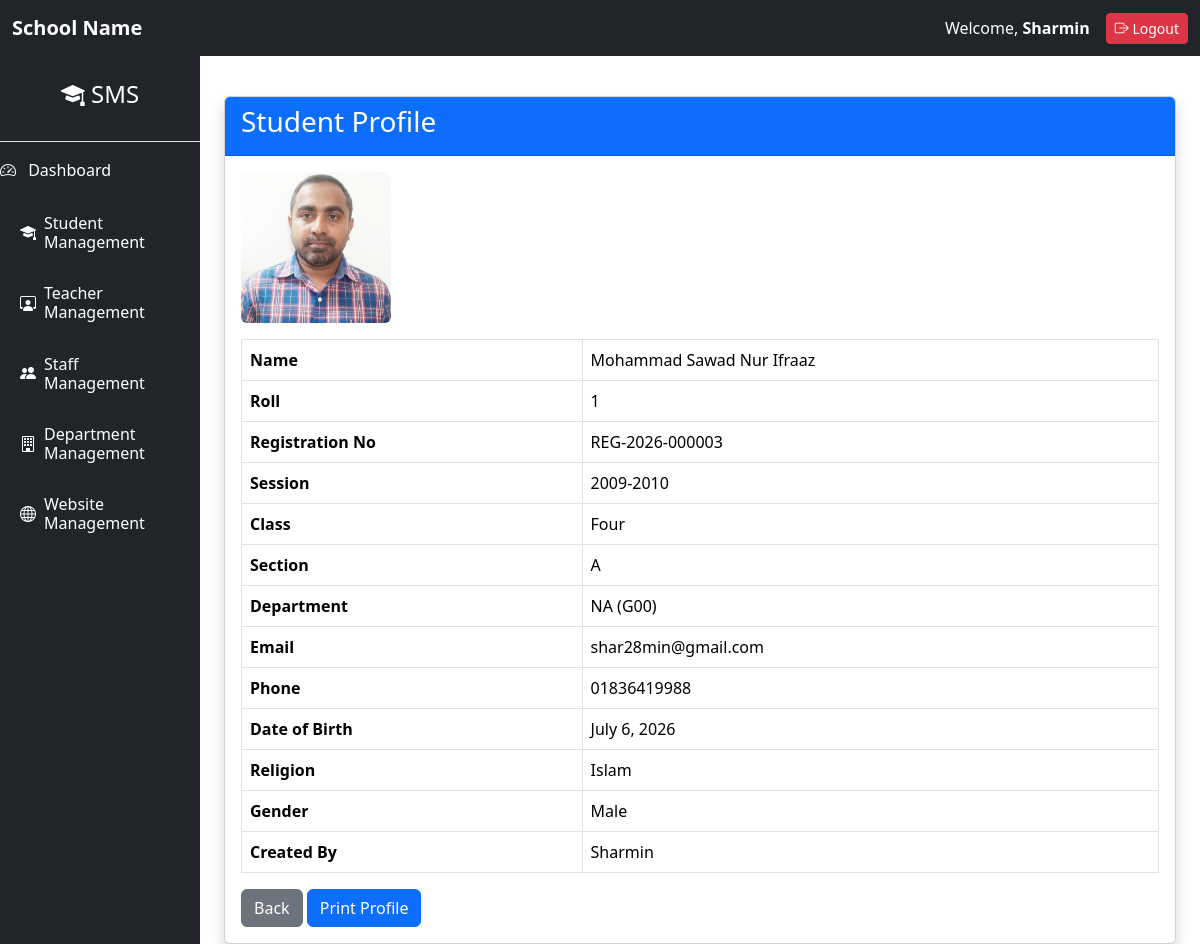
Page /students/detail/3/ (signed in) on the committed database.
### members/models.py (models this page shows, shortened)
class Student(models.Model):
    GENDER_CHOICES = [
        ('Male', 'Male'),
        ('Female', 'Female'),
        ('Other', 'Other'),
    ]
    RELIGION_CHOICES = [
        ('Islam', 'Islam'),
        ('Hindu', 'Hindu'),
        ('Buddhist', 'Buddhist'),
        ('Christian', 'Christian'),
        ('Other', 'Other'),
    ]
    created_by = models.ForeignKey(
    settings.AUTH_USER_MODEL,
    on_delete=models.SET_NULL,
    null=True,
    blank=True,
    )
    name = models.CharField(max_length=100)
    roll = models.PositiveIntegerField(
    blank=True,
    null=True,
    )
    registration_no = models.CharField(
    max_length=30,
    unique=True,
    blank=True,
    )
    student_id = models.CharField(
    max_length=20,
    unique=True,
    blank=True,
    editable=False,
    )
    session = models.ForeignKey(
    Session,
    on_delete=models.PROTECT,
    )
    student_class = models.ForeignKey(
    StudentClass,
    on_delete=models.PROTECT,
    )
    section = models.ForeignKey(
    Section,
    on_delete=models.PROTECT,
    )
    department = models.ForeignKey(
    Department,
    on_delete=models.PROTECT
    )
    email = models.EmailField(
    blank=True,
    null=True,
    )
    phone = models.CharField(max_length=11,
                             validators=[RegexValidator(regex=r'^01[3-9]\d{8}$',
                             message='Enter a valid Bangladeshi phone number.'
                              )
                              ]
                              )
    present_address = models.TextField()
    permanent_address = models.TextField()
    father_name = models.CharField(max_length=150)
    mother_name = models.CharField(max_length=150)
    dob = models.DateField()
    religion = models.CharField(
        max_length=20,
        choices=RELIGION_CHOICES
    )
    gender = models.CharField(
        max_length=10,
        choices=GENDER_CHOICES
    )
    blood_group = models.ForeignKey(
        BloodGroup,
        on_delete=models.PROTECT,
        null=True,
     blank=True,
    )
    nationality = models.CharField(
        max_length=50,
        default="Bangladeshi",
    )
    photo = models.ImageField(
        upload_to='student_images/',
        blank=True,
        null=True
    )
    previous_school = models.CharField(
    max_length=200,
    blank=True,
    )
    guardian_name = models.CharField(
    max_length=150,
    )
    guardian_phone = models.CharField(
    max_length=11,
    validators=[
        RegexValidator(
            regex=r"^01[3-9]\d{8}$",
            message="Enter a valid Bangladeshi phone number."
        )
        ]
    )
    guardian_occupation = models.CharField(
    max_length=100,
    blank=True,
    )
    created_at = models.DateTimeField(
    auto_now_add=True,
    )
    updated_at = models.DateTimeField(
    auto_now=True,
    )
    class Meta:
        constraints = [
            models.UniqueConstraint(
            fields=[
                "session",
                "student_class",
                "section",
                "department",
                "roll",
            ],
            name="unique_student_roll",
        )
        ]

### academics/models.py (models this page shows)
class Session(models.Model):
    name = models.CharField(
        max_length=20,
        unique=True,
    )
    is_active = models.BooleanField(
        default=True,
    )
    class Meta:
        ordering = ["-name"]
    def __str__(self):
        return self.name

class StudentClass(models.Model):
    name = models.CharField(
        max_length=30,
        unique=True,
    )
    order = models.PositiveIntegerField()
    class Meta:
        ordering = ["order"]
    def __str__(self):
        return self.name

class Section(models.Model):
    name = models.CharField(
        max_length=10,
        unique=True,
    )
    class Meta:
        ordering = ["name"]
    def __str__(self):
        return self.name

### departments/models.py (models this page shows)
class Department(models.Model):
    name = models.CharField(
        max_length=100,
        unique=True
    )
    department_code = models.CharField(
        max_length=20,
        unique=True
    )
    created_at = models.DateTimeField(
        auto_now_add=True
    )
    updated_at = models.DateTimeField(
        auto_now=True
    )
    def __str__(self):
        return f"{self.name} ({self.department_code})"

### members/views.py (the view)
# urls.py: path("detail/<int:id>/", views.StudentDetailView.as_view(), name="student_detail"),
class StudentDetailView(LoginRequiredMixin, DetailView):
        model = Student
        template_name = "student_detail.html"
        context_object_name = "student"
        pk_url_kwarg = "id"

### members/templates/student_detail.html
{% extends 'base.html' %}
{% block content %}
<div class="container mt-4">
    <div class="card shadow">
        <div class="card-header bg-primary text-white">
            <h3>Student Profile</h3>
        </div>
        <div class="card-body">
            {% if student.photo %}
                <img src="{{ student.photo.url }}"
                     width="150"
                     class="rounded mb-3">
            {% endif %}
            <table class="table table-bordered">
                <tr>
                    <th>Name</th>
                    <td>{{ student.name }}</td>
                </tr>
                <tr>
                    <th>Roll</th>
                    <td>{{ student.roll }}</td>
                </tr>
                <tr>
                    <th>Registration No</th>
                    <td>{{ student.registration_no }}</td>
                </tr>
                <tr>
                    <th>Session</th>
                    <td>{{ student.session }}</td>
                </tr>
                <tr>
                    <th>Class</th>
                    <td>{{ student.student_class }}</td>
                </tr>
                <tr>
                    <th>Section</th>
                    <td>{{ student.section }}</td>
                </tr>
                <tr>
                    <th>Department</th>
                    <td>{{ student.department }}</td>
                </tr>
                <tr>
                    <th>Email</th>
                    <td>{{ student.email }}</td>
                </tr>
                <tr>
                    <th>Phone</th>
                    <td>{{ student.phone }}</td>
                </tr>
                <tr>
                    <th>Date of Birth</th>
                    <td>{{ student.dob }}</td>
                </tr>
                <tr>
                    <th>Religion</th>
                    <td>{{ student.religion }}</td>
                </tr>
                <tr>
                    <th>Gender</th>
                    <td>{{ student.gender }}</td>
                </tr>
                <tr>
                    <th>Created By</th>
                    <td>{{ student.created_by }}</td>
                </tr>
            </table>
            <a href="{% url 'student_list' %}" class="btn btn-secondary">
                Back
            </a>
            <a href="{% url 'student_print' student.id %}" target="_blank" class="btn btn-primary">
            Print Profile
            </a>
        </div>
    </div>
</div>
{% endblock %}

### core/templates/base.html (shortened to what this page needs)
<!DOCTYPE html>
<html lang="en">
<head>
    <link href="https://cdn.jsdelivr.net/npm/bootstrap@5.3.8/dist/css/bootstrap.min.css"
          rel="stylesheet">
    <link href="https://cdn.jsdelivr.net/npm/bootstrap-icons@1.13.1/font/bootstrap-icons.css"
          rel="stylesheet">
</head>
<body>
<nav class="navbar navbar-dark bg-dark">
    <div class="container-fluid">
        <a class="navbar-brand fw-bold"
           href="{% url 'student_list' %}">
            School Name
        </a>
        <div class="d-flex align-items-center">
            <span class="text-white me-3">
                Welcome,
                <strong>{{ request.user.username }}</strong>
            </span>
            <form action="{% url 'logout' %}" method="POST">
                <button
                    type="submit"
                    class="btn btn-danger btn-sm">
                    <i class="bi bi-box-arrow-right"></i>
                    Logout
                </button>
            </form>
        </div>
    </div>
</nav>
<div class="container-fluid">
    <div class="row">
        {% include 'sidebar.html' %}
        <div class="col-md-9 col-lg-10 mt-3">
            {% block content %}
            {% endblock %}
        </div>
    </div>
</div>
</body>
</html>

### rows in the picture
Student: photo (picture), name "Mohammad Sawad Nur Ifraaz", roll "1", registration_no "REG-2026-000003", session "2009-2010", student_class "Four", section "A", department "NA (G00)", email "shar28min@gmail.com", phone "01836419988", dob "July 6, 2026", religion "Islam", gender "Male", created_by "Sharmin"

### other values in the picture
{{ request.user.username }} "Sharmin"
